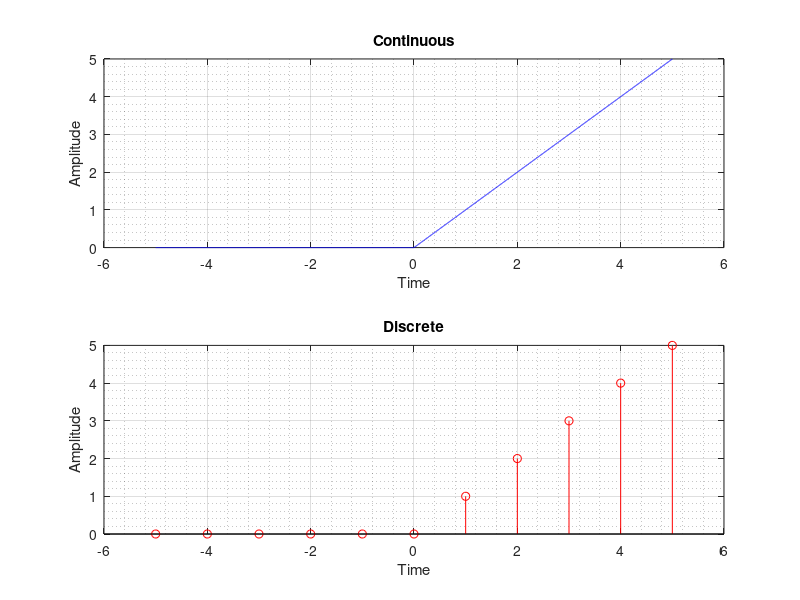

Write the MATLAB code that produced this figure.
% Program to generate signal of unit ramp function
clc; clear all;

% UNIT RAMP FUNCTION - (slope 1, starting at 0)
%   R[x] = x    x >= 0
%        = 0    x < 0
% OR    R[x] = max { x , 0 }

x = -5:0.001:5;
f = x;
f(x < 0) = 0;

figure('Name','Unit Ramp','NumberTitle','off','Color','w')
subplot(2,1,1);
plot(x,f,'b'),grid on, grid minor
title('Continuous')
xlabel('Time')
ylabel('Amplitude')

y = -5:5;
fn = y;
fn(y<0) = 0;

subplot(2,1,2);
stem(y,fn,'r'),grid on, grid minor
title('Discrete')
xlabel('Time')
ylabel('Amplitude')

print('-clipboard','-dbitmap')

% << + >>
% R[x] = ( x + abs(x) ) / 2
% R[x] = xH[x] : unit step multiplied by a straight line with unity gradient
% R[x] = H[x]*H[x] : convolution of unit step with itself
% R[x] = minus-infinity to x integral of unit step
% R[x] = <x> : Macaulay brackets